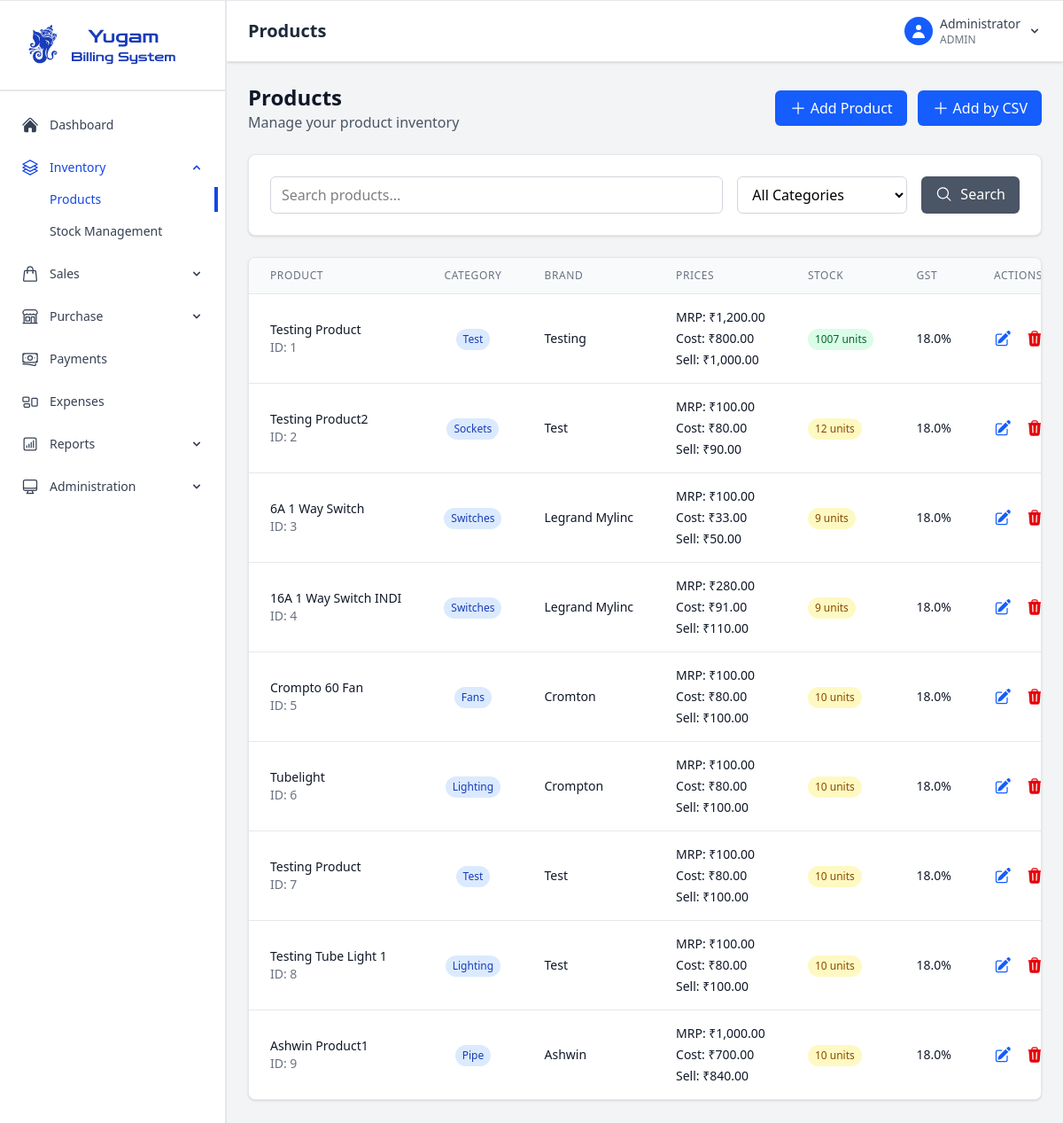
Page /products (signed in) on the earlier database version.
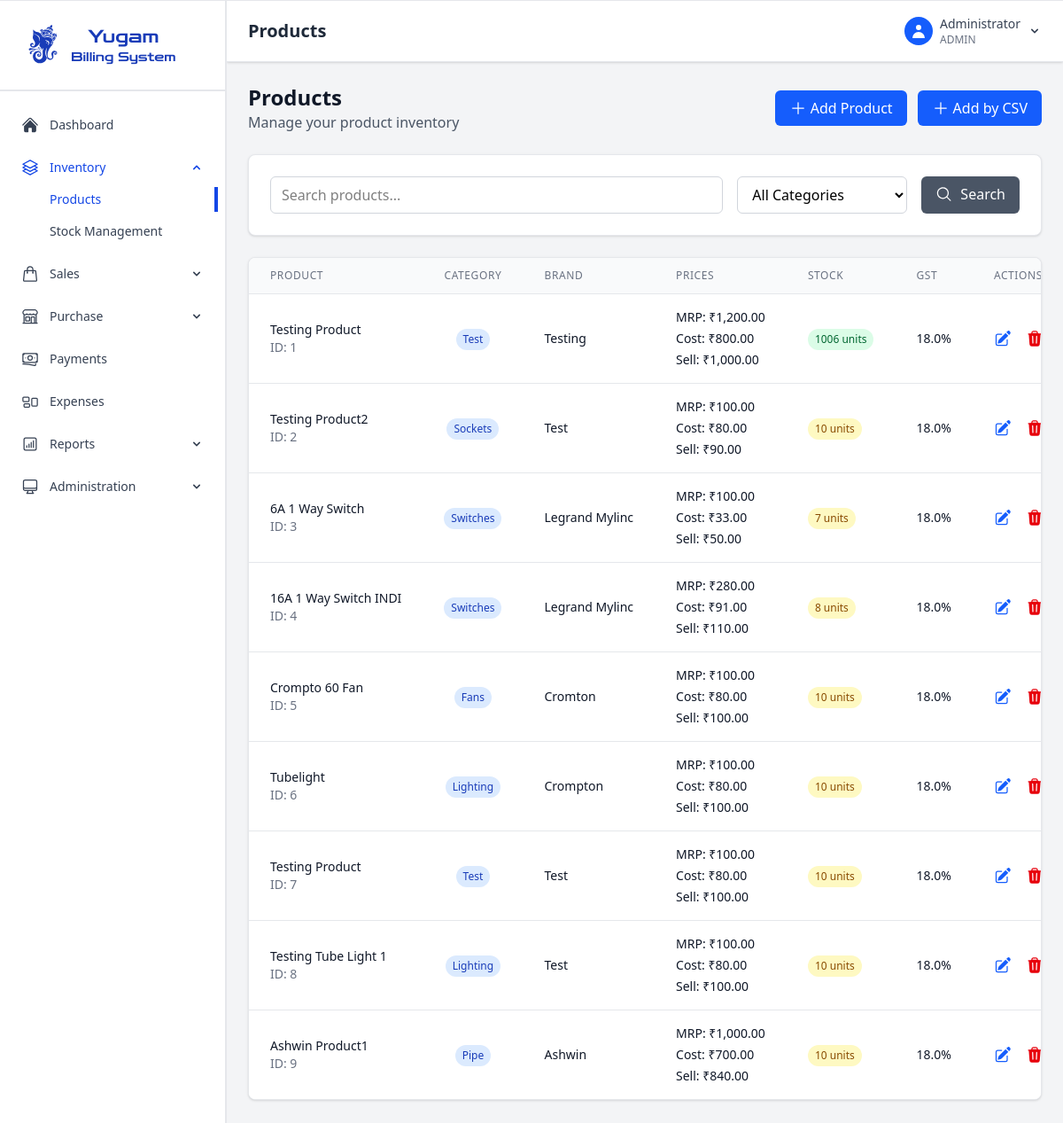
Same page on the later database version.
### app.py (models this page shows)
class Product(db.Model):
    id = db.Column(db.Integer, primary_key=True)
    name = db.Column(db.String(100), nullable=False)
    category = db.Column(db.String(50), nullable=False)
    brand = db.Column(db.String(50), nullable=False)
    mrp_price = db.Column(db.Float, nullable=False)
    cost_price = db.Column(db.Float, nullable=False)
    selling_price = db.Column(db.Float, nullable=False)
    gst_rate = db.Column(db.Float, nullable=False)
    stock_quantity = db.Column(db.Integer, default=0)
    vendor_id = db.Column(db.Integer, db.ForeignKey('vendor.id'))
    created_at = db.Column(db.DateTime, default=datetime.utcnow)

### app.py (the view)
@app.route('/products')
@login_required
def products():
    page = request.args.get('page', 1, type=int)
    search = request.args.get('search', '', type=str)
    category = request.args.get('category', '', type=str)
    query = Product.query
    if search:
        query = query.filter(Product.name.contains(search))
    if category:
        query = query.filter(Product.category == category)
    products = query.paginate(
        page=page, per_page=10, error_out=False
    )
    categories = db.session.query(Product.category).distinct().all()
    categories = [cat[0] for cat in categories]
    return render_template('products.html', products=products, categories=categories, search=search, category=category)

### app.py (called while the page is built)
@login_manager.user_loader
def load_user(user_id):
    return User.query.get(int(user_id))

@app.context_processor
def inject_datetime():
    return {'datetime': datetime}

### templates/products.html (shortened to what the changed rows need)
{% extends "base.html" %}
{% block page_title %}Products{% endblock %}
{% block content %}
<div class="space-y-6">
    <div class="flex flex-col sm:flex-row justify-between items-start sm:items-center">
        <div>
            <h1 class="text-2xl font-bold text-gray-900">Products</h1>
        </div>
    </div>
    <div class="bg-white rounded-lg shadow-sm border border-gray-200 overflow-hidden">
        <div class="overflow-x-auto">
            <table class="min-w-full divide-y divide-gray-200">
                <thead class="bg-gray-50">
                    <tr>
                        <th class="px-6 py-3 text-left text-xs font-medium text-gray-500 uppercase tracking-wider">Product</th>
                        <th class="px-6 py-3 text-center text-xs font-medium text-gray-500 uppercase tracking-wider">Category</th>
                        <th class="px-6 py-3 text-left text-xs font-medium text-gray-500 uppercase tracking-wider">Brand</th>
                        <th class="px-6 py-3 text-left text-xs font-medium text-gray-500 uppercase tracking-wider">Prices</th>
                        <th class="px-6 py-3 text-left text-xs font-medium text-gray-500 uppercase tracking-wider">Stock</th>
                        <th class="px-6 py-3 text-left text-xs font-medium text-gray-500 uppercase tracking-wider">GST</th>
                        <th class="px-6 py-3 text-left text-xs font-medium text-gray-500 uppercase tracking-wider">Actions</th>
                    </tr>
                </thead>
                <tbody class="bg-white divide-y divide-gray-200">
                    {% for product in products.items %}
                        <tr class="hover:bg-gray-50">
                            <td class="px-6 py-4 whitespace-nowrap">
                                <div>
                                    <div class="text-sm font-medium text-gray-900">{{ product.name }}</div>
                                    <div class="text-sm text-gray-500">ID: {{ product.id }}</div>
                                </div>
                            </td>
                            <td class="px-6 py-4 whitespace-nowrap text-center">
                                <span class="inline-flex px-2 py-1 text-xs font-medium bg-blue-100 text-blue-800 rounded-full">
                                    {{ product.category }}
                                </span>
                            </td>
                            <td class="px-6 py-4 whitespace-nowrap text-sm text-gray-900">
                                {{ product.brand }}
                            </td>
                            <td class="px-6 py-4 whitespace-nowrap text-sm text-gray-900">
                                <div class="space-y-1">
                                    <div>MRP: ₹{{ "{:,.2f}".format(product.mrp_price) }}</div>
                                    <div>Cost: ₹{{ "{:,.2f}".format(product.cost_price) }}</div>
                                    <div class="font-medium">Sell: ₹{{ "{:,.2f}".format(product.selling_price) }}</div>
                                </div>
                            </td>
                            <td class="px-6 py-4 whitespace-nowrap">
                                {% if product.stock_quantity <= 5 %}
                                    <span class="inline-flex px-2 py-1 text-xs font-medium bg-red-100 text-red-800 rounded-full">
                                        {{ product.stock_quantity }} units
                                    </span>
                                {% elif product.stock_quantity <= 20 %}
                                    <span class="inline-flex px-2 py-1 text-xs font-medium bg-yellow-100 text-yellow-800 rounded-full">
                                        {{ product.stock_quantity }} units
                                    </span>
                                {% else %}
                                    <span class="inline-flex px-2 py-1 text-xs font-medium bg-green-100 text-green-800 rounded-full">
                                        {{ product.stock_quantity }} units
                                    </span>
                                {% endif %}
                            </td>
                            <td class="px-6 py-4 whitespace-nowrap text-sm text-gray-900">
                                {{ product.gst_rate }}%
                            </td>
                            <td class="flex px-6 py-10 whitespace-nowrap text-sm font-medium space-x-4">
                                <a href="{{ url_for('edit_product', product_id=product.id) }}"
                                   class="text-blue-600 hover:text-blue-900 transition-colors duration-200">
                                </a>
                                <button class="delete-btn text-red-600 hover:text-red-900 transition-colors duration-200 cursor-pointer"
                                        data-product-id="{{ product.id }}"
                                        data-product-name="{{ product.name }}">
                                </button>
                            </td>
                        </tr>
                    {% endfor %}
                </tbody>
            </table>
        </div>
    </div>
</div>
{% endblock %}

Differences in the rows shown:
changed Product "Testing": stock_quantity "1007" → "1006"
changed Product "Testing Product2": stock_quantity "12" → "10"
changed Product "6A 1 Way Switch": stock_quantity "9" → "7"
changed Product "16A 1 Way Switch INDI": stock_quantity "9" → "8"
